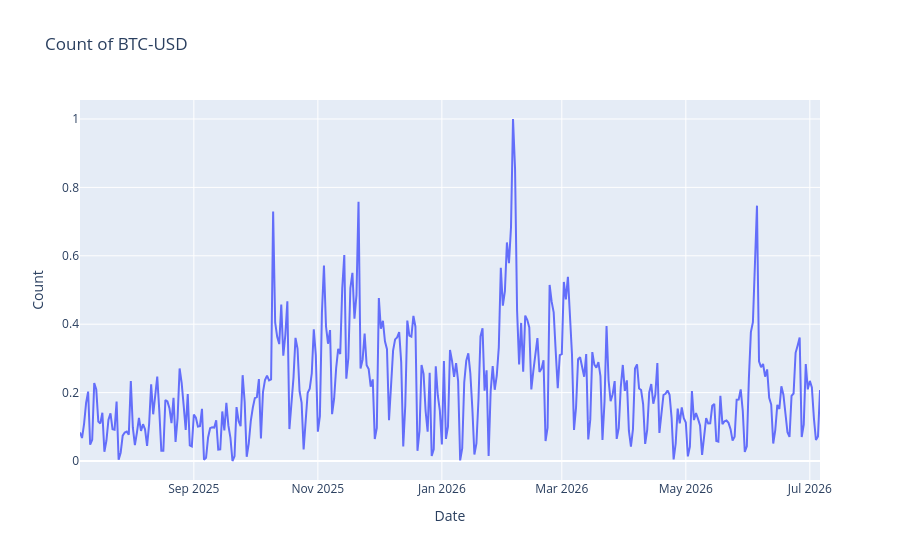

Write notebook code for a chart like this one.
### Code cell
px.line(processed_data.reset_index().iloc[0:1500], y = 'Count', 
        x = 'Date',
        title = 'Count of BTC-USD', labels = {'Count': 'Count', 'Date': 'Date'})

### Figure 1 — Plotly figure (JSON) as saved in the notebook; plotly's stock layout.template omitted (floating-point values rounded to 4 significant figures; data arrays with more than 128 entries replaced by an {"elided": "..."} marker saying what was removed)
{"data": [{"hovertemplate": "Date=%{x}<br>Count=%{y}<extra></extra>", "legendgroup": "", "line": {"color": "#636efa", "dash": "solid"}, "marker": {"symbol": "circle"}, "mode": "lines", "name": "", "orientation": "v", "showlegend": false, "type": "scatter", "x": {"elided": "365 str values"}, "xaxis": "x", "y": {"elided": "365 float values"}, "yaxis": "y"}], "layout": {"legend": {"tracegroupgap": 0}, "title": {"text": "Count of BTC-USD"}, "xaxis": {"anchor": "y", "domain": [0, 1], "title": {"text": "Date"}}, "yaxis": {"anchor": "x", "domain": [0, 1], "title": {"text": "Count"}}}}
